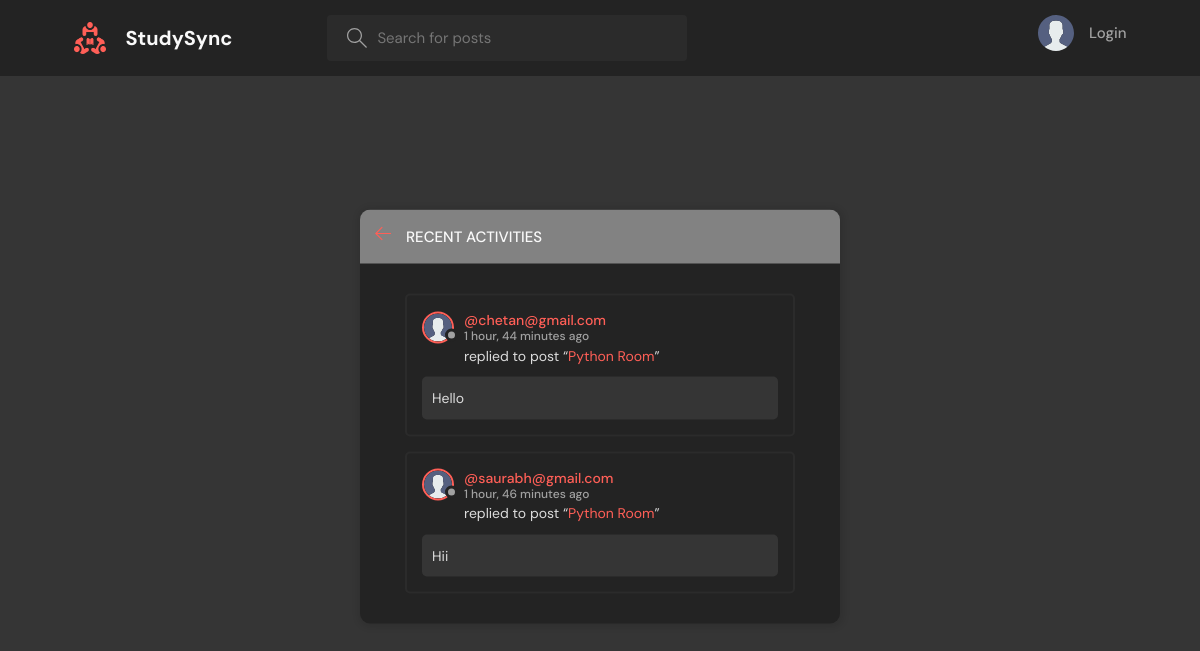
The page /activity/ on the database its author committed.
### base/models.py (models this page shows, shortened)
class Message(models.Model):
    user = models.ForeignKey(User, on_delete=models.CASCADE)
    room = models.ForeignKey(Room, on_delete=models.CASCADE)
    body = models.TextField()
    updated = models.DateTimeField(auto_now=True)
    created = models.DateTimeField(auto_now_add=True)
    class Meta:
        ordering = ['-updated', '-created']

class User(AbstractUser):
    name = models.CharField(max_length=200, null=True)
    email = models.EmailField(unique=True, null=True)
    bio = models.TextField(null=True)
    avatar = models.ImageField(null=True, default="avatar.svg")
    USERNAME_FIELD = 'email'
    REQUIRED_FIELDS = []

class Room(models.Model):
    host = models.ForeignKey(User, on_delete=models.SET_NULL, null=True)
    topic = models.ForeignKey(Topic, on_delete=models.SET_NULL, null=True)
    name = models.CharField(max_length=200)
    description = models.TextField(null=True, blank=True)
    participants = models.ManyToManyField(
        User, related_name='participants', blank=True)
    updated = models.DateTimeField(auto_now=True)
    created = models.DateTimeField(auto_now_add=True)
    class Meta:
        ordering = ['-updated', '-created']
    def __str__(self):
        return self.name

### base/views.py (the view)
# urls.py: path('activity/', views.activityPage, name="activity"),
def activityPage(request):
    room_messages = Message.objects.all()
    return render(request, 'base/activity.html', {'room_messages': room_messages})

### base/templates/base/activity.html (shortened to what this page needs)
{% extends 'main.html' %}
{% block content %}
<main class="layout">
  <div class="container">
    <div class="layout__box">
      <div class="layout__boxHeader">
        <div class="layout__boxTitle">
          <a href="{% url 'home' %}">
            <svg version="1.1" xmlns="http://www.w3.org/2000/svg" width="32" height="32" viewBox="0 0 32 32">
              <title>arrow-left</title>
              <path
                d="M13.723 2.286l-13.723 13.714 13.719 13.714 1.616-1.611-10.96-10.96h27.625v-2.286h-27.625l10.965-10.965-1.616-1.607z">
              </path>
              </path>
            </svg>
          </a>
          <h3>Recent Activities</h3>
        </div>
      </div>
      <div class="activities-page layout__body">
        {% for message in room_messages %}
        <div class="activities__box">
          <div class="activities__boxHeader roomListRoom__header">
            <a href="{% url 'user-profile' message.user.id %}" class="roomListRoom__author">
              <div class="avatar avatar--small">
                <img src="{{message.user.avatar.url}}" />
              </div>
              <p>
                @{{message.user}}
                <span>{{message.created|timesince}} ago</span>
              </p>
            </a>
          </div>
          <div class="activities__boxContent">
            <p>replied to post “<a href="{% url 'room' message.room.id %}">{{message.room}}</a>”</p>
            <div class="activities__boxRoomContent">
              {{message.body}}
            </div>
          </div>
        </div>
        {% endfor %}
      </div>
    </div>
  </div>
</main>
{% endblock content %}

### static/styles/style.css (style rules this page uses)
:root { --color-main: #ff5f57; --color-main-light: #ff9a8b; --color-dark: #232323; --color-dark-medium: #2b2b2b; --color-dark-light: #828282; --color-light: #f9f9f9; --color-gray: #a1a1a1; --color-light-gray: #dcdcdc; --color-bg: #353535; --color-success: #66bb6a; --color-error: #e74c3c; }
* { font-family: "DM Sans", -apple-system, BlinkMacSystemFont, "Segoe UI", Roboto, Oxygen, Ubuntu, Cantarell, "Open Sans", "Helvetica Neue", sans-serif; margin: 0; padding: 0; box-sizing: border-box; text-rendering: optimizeLegibility; font-size: inherit; }
html { font-size: 56.25%; }
@media only screen and (min-width: 1200px) { html { font-size: 62.5%; } }
body { line-height: 1.6; font-weight: 400; font-size: 1.5rem; color: var(--color-light-gray); background-color: var(--color-bg); min-height: 100vh; }
img { width: 100%; }
a { display: inline-block; color: var(--color-main); text-decoration: none; }
.container { max-width: 120rem; width: 90%; margin: auto; }
.avatar { position: relative; display: inline-block; border-radius: 50%; border: 2px solid var(--color-main); }
.avatar img { display: block; border-radius: 50%; object-fit: cover; object-position: center; }
.avatar::after { content: ""; display: block; position: absolute; background-color: var(--color-gray); z-index: 111; border-radius: 50%; border: 0.3rem solid var(--color-dark); }
.avatar.avatar--small img { width: 2.8rem; height: 2.8rem; }
.avatar.avatar--small:after { width: 0.7rem; height: 0.7rem; bottom: 0px; right: -6px; }
.layout { margin-top: 2.4rem; }
.layout > .container { display: flex; justify-content: space-between; align-items: flex-start; }
.layout__box { width: 90%; max-width: 48rem; min-height: 40rem; position: absolute; top: 50%; left: 50%; transform: translate(-50%, -46%); background-color: var(--color-dark); border-radius: 1rem; box-shadow: 1px 1px 6px 3px rgba(0, 0, 0, 0.1); overflow: hidden; }
.layout__boxHeader { display: flex; padding: 1.5rem; background-color: var(--color-dark-light); }
.layout__boxTitle { display: flex; gap: 1.5rem; align-items: center; }
.layout__boxTitle h3 { text-transform: uppercase; font-weight: 500; color: var(--color-light); }
.layout__boxTitle svg { width: 1.6rem; height: 1.6rem; fill: var(--color-main); }
.layout__body { margin: 3rem; }
.roomListRoom__header { display: flex; justify-content: space-between; align-items: center; }
.roomListRoom__author { font-weight: 500; display: flex; align-items: center; gap: 1rem; }
.activities__box { margin: 1.5rem; padding: 1.5rem; border: 2px solid var(--color-dark-medium); border-radius: 5px; }
.activities__boxHeader p { font-size: 1.4rem; line-height: 1.3; }
.activities__boxHeader p span { color: var(--color-gray); font-size: 1.2rem; display: block; }
.activities__boxContent { margin-left: 4.2rem; }
.activities__boxContent { font-size: 1.4rem; }
.activities__boxRoomContent { background: var(--color-bg); padding: 1rem; border-radius: 5px; margin-top: 1rem; margin-left: -4.2rem; }

### rows shown on the page
Message: user.avatar (placeholder picture), user "chetan@gmail.com", created "1 hour, 44 minutes", room "Python Room", body "Hello"
Message: user.avatar (placeholder picture), user "saurabh@gmail.com", created "1 hour, 46 minutes", room "Python Room", body "Hii"
